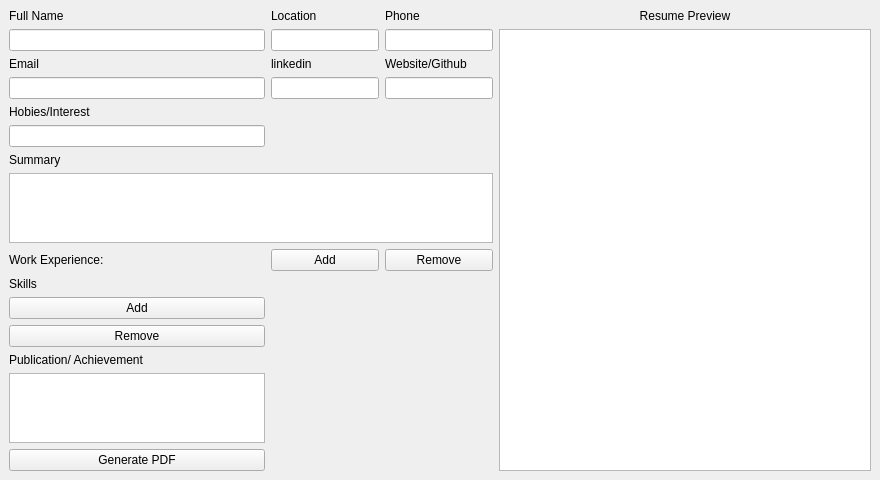
<?xml version="1.0" encoding="UTF-8"?>
<ui version="4.0">
 <class>ResumeGenerator</class>
 <widget class="QMainWindow" name="ResumeGenerator">
  <property name="geometry">
   <rect>
    <x>0</x>
    <y>0</y>
    <width>880</width>
    <height>406</height>
   </rect>
  </property>
  <property name="windowTitle">
   <string>Resume Generator</string>
  </property>
  <widget class="QWidget" name="centralwidget">
   <layout class="QGridLayout" name="gridLayout">
    <item row="0" column="2">
     <layout class="QGridLayout" name="previewLayout">
      <item row="0" column="0">
       <widget class="QLabel" name="labelPreview">
        <property name="text">
         <string>Resume Preview</string>
        </property>
        <property name="alignment">
         <set>Qt::AlignCenter</set>
        </property>
       </widget>
      </item>
      <item row="1" column="0">
       <widget class="QTextBrowser" name="previewBrowser">
        <property name="enabled">
         <bool>true</bool>
        </property>
       </widget>
      </item>
     </layout>
    </item>
    <item row="0" column="0">
     <layout class="QGridLayout" name="gridLayout_2">
      <item row="4" column="1">
       <widget class="QLineEdit" name="inputEmail"/>
      </item>
      <item row="24" column="1">
       <widget class="QPushButton" name="buttonremoveSkills">
        <property name="text">
         <string>Remove</string>
        </property>
       </widget>
      </item>
      <item row="25" column="1">
       <widget class="QLabel" name="labelEducation">
        <property name="text">
         <string>Publication/ Achievement</string>
        </property>
       </widget>
      </item>
      <item row="0" column="1" alignment="Qt::AlignLeft">
       <widget class="QLabel" name="labelName">
        <property name="text">
         <string>Full Name</string>
        </property>
       </widget>
      </item>
      <item row="0" column="2">
       <widget class="QLabel" name="labelLocation">
        <property name="text">
         <string>Location</string>
        </property>
       </widget>
      </item>
      <item row="3" column="1">
       <widget class="QLabel" name="labelEmail">
        <property name="text">
         <string>Email</string>
        </property>
       </widget>
      </item>
      <item row="22" column="1">
       <widget class="QLabel" name="labelSkills">
        <property name="text">
         <string>Skills</string>
        </property>
       </widget>
      </item>
      <item row="29" column="1">
       <widget class="QPushButton" name="generateButton">
        <property name="text">
         <string>Generate PDF</string>
        </property>
       </widget>
      </item>
      <item row="13" column="1">
       <widget class="QLineEdit" name="inputHobies"/>
      </item>
      <item row="26" column="1">
       <widget class="QTextEdit" name="inputEducation"/>
      </item>
      <item row="1" column="1">
       <widget class="QLineEdit" name="inputName"/>
      </item>
      <item row="3" column="3">
       <widget class="QLabel" name="labelGithub">
        <property name="text">
         <string>Website/Github</string>
        </property>
       </widget>
      </item>
      <item row="16" column="3">
       <widget class="QPushButton" name="buttonremoveExperience">
        <property name="text">
         <string>Remove</string>
        </property>
       </widget>
      </item>
      <item row="14" column="1">
       <widget class="QLabel" name="labelSummary">
        <property name="text">
         <string>Summary</string>
        </property>
       </widget>
      </item>
      <item row="12" column="1">
       <widget class="QLabel" name="labelHobies">
        <property name="text">
         <string>Hobies/Interest</string>
        </property>
       </widget>
      </item>
      <item row="3" column="2">
       <widget class="QLabel" name="labelLinkedin">
        <property name="text">
         <string>linkedin</string>
        </property>
       </widget>
      </item>
      <item row="4" column="3">
       <widget class="QLineEdit" name="inputGithub"/>
      </item>
      <item row="1" column="3">
       <widget class="QLineEdit" name="inputPhone"/>
      </item>
      <item row="16" column="2">
       <widget class="QPushButton" name="buttonaddExperience">
        <property name="text">
         <string>Add</string>
        </property>
       </widget>
      </item>
      <item row="1" column="2">
       <widget class="QLineEdit" name="inputLocation">
        <property name="maximumSize">
         <size>
          <width>264</width>
          <height>16777215</height>
         </size>
        </property>
       </widget>
      </item>
      <item row="0" column="3">
       <widget class="QLabel" name="labelPhone">
        <property name="text">
         <string>Phone</string>
        </property>
       </widget>
      </item>
      <item row="16" column="1" alignment="Qt::AlignLeft">
       <widget class="QLabel" name="labelExperience">
        <property name="text">
         <string>Work Experience:</string>
        </property>
       </widget>
      </item>
      <item row="4" column="2">
       <widget class="QLineEdit" name="inputLinkedin"/>
      </item>
      <item row="23" column="1">
       <widget class="QPushButton" name="buttonaddSkills">
        <property name="text">
         <string>Add</string>
        </property>
       </widget>
      </item>
      <item row="15" column="1" colspan="3">
       <widget class="QTextEdit" name="inputSummary"/>
      </item>
     </layout>
    </item>
   </layout>
  </widget>
 </widget>
 <resources/>
 <connections/>
</ui>
